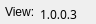
<?xml version="1.0" encoding="UTF-8"?>
<ui version="4.0">
 <class>wdt_ViewVersion</class>
 <widget class="QWidget" name="wdt_ViewVersion">
  <property name="geometry">
   <rect>
    <x>0</x>
    <y>0</y>
    <width>96</width>
    <height>24</height>
   </rect>
  </property>
  <property name="windowTitle">
   <string>Form</string>
  </property>
  <widget class="QLabel" name="labViewVersion">
   <property name="geometry">
    <rect>
     <x>40</x>
     <y>4</y>
     <width>51</width>
     <height>20</height>
    </rect>
   </property>
   <property name="font">
    <font>
     <family>Agency FB</family>
    </font>
   </property>
   <property name="text">
    <string>1.0.0.3</string>
   </property>
  </widget>
  <widget class="QLabel" name="label">
   <property name="geometry">
    <rect>
     <x>5</x>
     <y>4</y>
     <width>31</width>
     <height>16</height>
    </rect>
   </property>
   <property name="text">
    <string>View:</string>
   </property>
  </widget>
 </widget>
 <resources/>
 <connections/>
</ui>
